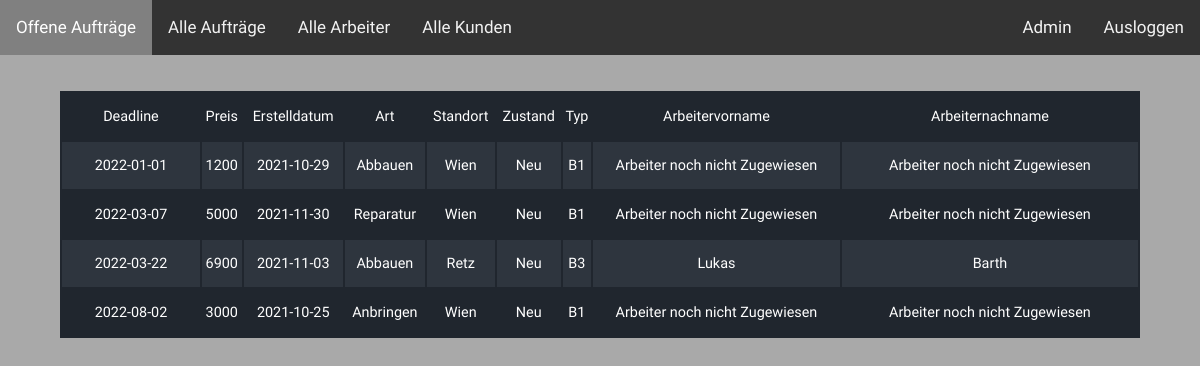
Page /pages/admin_pages/admin.php (signed in) on the committed database.
### tables this page shows
create table Auftrag(
ID int NOT NULL AUTO_INCREMENT,
Preis int NOT NULL,
Erstelldatum DATE,
Deadline DATE NOT NULL,
Art varchar(40), 
Erledigt VARCHAR(1) NOT NULL DEFAULT 'N',
LogoID int NOT NULL,
KundeID int NOT NULL,
ArbeiterID int NOT NULL,
primary key (id),
FOREIGN KEY (LogoID) REFERENCES Logo(ID),
FOREIGN KEY (KundeID) REFERENCES Kunde(ID),
FOREIGN KEY (ArbeiterID) REFERENCES Arbeiter(ID)
);

create table Logo(
ID int NOT NULL AUTO_INCREMENT,
Standort varchar(40) NOT NULL,
Zustand varchar(40),
Typ varchar(40) NOT NULL,
PRIMARY KEY (ID)
);

create table Arbeiter(
ID int NOT NULL AUTO_INCREMENT,
Vorname varchar(40) NOT NULL,
Nachname varchar(40) NOT NULL,
Telefonnummer varchar(30),
Email varchar(40) NOT NULL,
Passwort varchar(40) NOT NULL,
PRIMARY KEY (ID)
);

### php_functions/session.php (called while the page is built, shortened)
<?php
include "connect.php";
$email_check = $_SESSION["Email"];
$pass_check = $_SESSION["Passwort"];
$mode_check = $_SESSION["Mode"];
if (!($_SESSION["Email"] === "admin@mail.com" && $_SESSION["Passwort"] === "1234")) {
    if ($mode_check === "Arbeiter") {
        $sql = "SELECT * FROM arbeiter WHERE Email='$email_check' AND Passwort='$pass_check'";
    } else {
        $sql = "SELECT * FROM kunde WHERE Email='$email_check' AND Passwort='$pass_check'";
    }
    $result = mysqli_query($conn, $sql);
    if (mysqli_num_rows($result) === 1) {
        $row = mysqli_fetch_assoc($result);
        if (
            $row["Email"] === $email_check &&
            $row["Passwort"] === $pass_check
        ) {
            $login_session = $row["Vorname"] . " " . $row["Nachname"];
        } else {
            header("location: ../pages/index.php");
            die();
        }
    } else {
        header("location: ../pages/index.php");
        die();
    }
}
else
{
    $login_session = "Admin";
}
?>

### php_functions/display_data.php (the view, shortened to what this page needs)
<?php
function display_data($data) {
    $output = "<table class='data_table'>";
    foreach($data as $row => $var) {
        $output .= '<tr>';
        if($row===0) {
            foreach($var as $col => $val) {
                $output .= "<td>" . $col . '</td>';
            }
            $output .= '</tr>';
        }
        foreach($var as $val) {
            $output .= '<td>' . $val . '</td>';
        }
        $output .= '</tr>';
    }
    $output .= '</table>';
    echo $output;
}

### pages/admin_pages/admin.php (shortened to what this page needs)
<?php
include "../../php_functions/session.php";
include "../../php_functions/connect.php";
include "../../php_functions/display_data.php";
?>
<html lang="en">
<head>
    <link rel="stylesheet" href="../../css_files/overview.css">
</head>
<body>
<div class="topnav">
    <a class="active" href="admin.php">Offene Aufträge</a>
    <a  href="alle_auftraege.php">Alle Aufträge</a>
    <a  href="alle_arbeiter.php">Alle Arbeiter</a>
    <a  href="alle_kunden.php">Alle Kunden</a>
    <a class="logout" href = "../../php_functions/logout.php">Ausloggen</a>
    <a class="name" ><?php echo $login_session?></a>
</div>
<?php
$query = "select Deadline,Preis,Erstelldatum,Art,Standort,Zustand,Typ,Vorname as 'Arbeitervorname',Nachname as 'Arbeiternachname' from auftrag join logo on logo.id = auftrag.logoid join arbeiter on arbeiter.ID = auftrag.ArbeiterID where erledigt = 'N' order by Deadline;";
$result = mysqli_query($conn, $query);
display_data($result);
?>
</body>
</html>

### css_files/overview.css (style rules this page uses)
* { box-sizing: border-box; margin: 0; padding: 0; font-family: Raleway, sans-serif; }
html { font-size: 62.5%; }
body { font-family: 'Roboto', 'Helvetica Neue', Helvetica, Arial, sans-serif; font-size: 1.6rem; line-height: 1.6; -webkit-font-smoothing: antialiased; -moz-osx-font-smoothing: grayscale; background-color: darkgrey; }
table { margin-left: auto; margin-right: auto; width: 90%; min-width: 300px; margin-bottom: 2.4rem; background-color: #20262e; color: #fff; overflow: hidden; }
table tr:nth-child(even) { background-color: rgb(46, 53, 62); }
table td:before { color: #28b1de; }
table td { display: block; font-size: 90%; }
table td:first-child { padding-top: 1rem; }
table td:last-child { padding-bottom: 1rem; }
table td:before { content: attr(data-th) ':\00a0'; font-weight: bold; min-width: 8rem; display: inline-block; }
@media (min-width: 600px) { table td:before { display: none; } }
@media (min-width: 600px) { table td { display: table-cell; text-align: center; } }
@media (min-width: 600px) { table td:first-child, table td:last-child { padding: 1.5rem 2rem; } }
.topnav { background-color: #333; overflow: hidden; }
.topnav a { float: left; color: #f2f2f2; text-align: center; padding: 14px 16px; text-decoration: none; font-size: 17px; }
.topnav a.active { background-color: grey; color: white; }
a.logout { float: right; color: #f2f2f2; text-align: center; padding: 14px 16px; text-decoration: none; font-size: 17px; }
a.name { color: whitesmoke; float: right; text-align: center; padding: 14px 16px; text-decoration: none; font-size: 17px; }
.data_table { margin-top: 3%; }

### rows in the picture
auftrag: col "Deadline", col "Preis", col "Erstelldatum", col "Art", col "Standort", col "Zustand", col "Typ", col "Arbeitervorname", col "Arbeiternachname", Deadline "2022-01-01", Preis "1200", Erstelldatum "2021-10-29", Art "Abbauen", LogoID.Standort "Wien", LogoID.Zustand "Neu", LogoID.Typ "B1", val "Arbeiter noch nicht Zugewiesen"
auftrag: Deadline "2022-03-07", Preis "5000", Erstelldatum "2021-11-30", Art "Reparatur", LogoID.Standort "Wien", LogoID.Zustand "Neu", LogoID.Typ "B1", val "Arbeiter noch nicht Zugewiesen"
auftrag: Deadline "2022-03-22", Preis "6900", Erstelldatum "2021-11-03", Art "Abbauen", LogoID.Standort "Retz", LogoID.Zustand "Neu", LogoID.Typ "B3", ArbeiterID.Vorname "Lukas", ArbeiterID.Nachname "Barth"
auftrag: Deadline "2022-08-02", Preis "3000", Erstelldatum "2021-10-25", Art "Anbringen", LogoID.Standort "Wien", LogoID.Zustand "Neu", LogoID.Typ "B1", val "Arbeiter noch nicht Zugewiesen"

### other values in the picture
$login_session "Admin"
